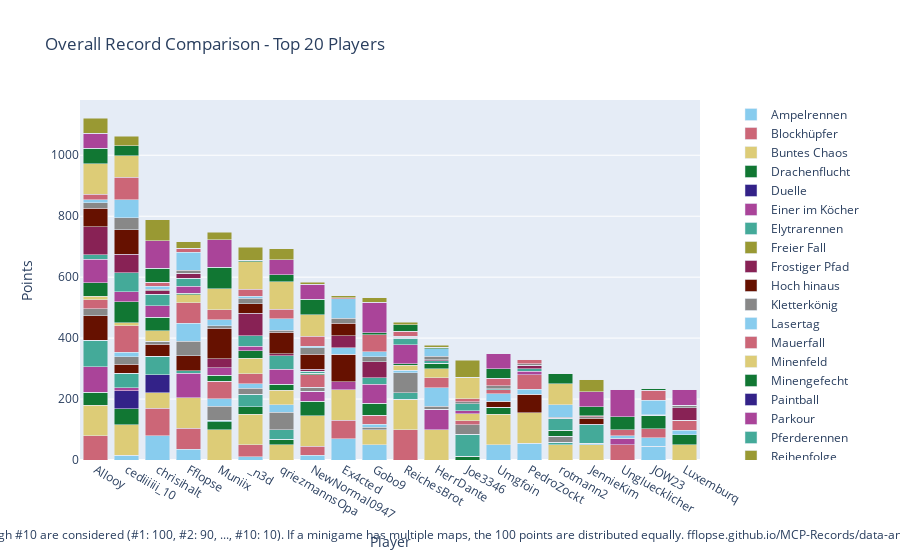

Notebook cell for this chart:
### Code cell
import plotly.graph_objects as go

# Sum all columns to get the total score
outDf['Total'] = outDf.sum(axis=1)

# Sort by total score and fill N/A values with 0
outDf = outDf.sort_values(by='Total', ascending=False).fillna(0)

# Crop to top 10 players
cropDf = outDf.head(20).copy()

# Drop the 'Total' column for plotting
cropDf = cropDf.drop(columns=['Total'])

# Create a color palette
color_palette = px.colors.qualitative.Safe

# Create the stacked bar plot
fig = go.Figure()

cropDf = remove_duplicate_columns(cropDf)

for column in cropDf.columns.difference(['Player']):
    fig.add_trace(go.Bar(
        x=cropDf.index,
        y=cropDf[column],
        name=column,
        marker_color=color_palette[len(fig.data) % len(color_palette)]
    ))

# Update layout
fig.update_layout(
    barmode='stack',
    title='Overall Record Comparison - Top 20 Players',
    xaxis=dict(title='Player'),
    yaxis=dict(title='Points'),
    #height=800,
    #width=1000,
    legend=dict(
        x=1.05,
        y=0.5,
        traceorder='normal',
        font=dict(size=12),
        bgcolor='rgba(255, 255, 255, 0)',
        bordercolor='rgba(0, 0, 0, 0)'
    ),
    margin=dict(r=200),  # Adjust right margin to make room for the legend
    annotations=[
        dict(
            x=0.5,
            y=-0.235,
            xref='paper',
            yref='paper',
            text='Max 100 points per minigame. Records #1 through #10 are considered (#1: 100, #2: 90, ..., #10: 10). If a minigame has multiple maps, the 100 points are distributed equally. fflopse.github.io/MCP-Records/data-analysis/global-ranking.ipynb',
            showarrow=False,
            font=dict(size=12),
            xanchor='center'
        )
    ]
)

fig.show()

# save the plot as an html file

fig.write_html('out/overall_record_comparison.html')

### Figure 1 — Plotly figure (JSON) as saved in the notebook; plotly's stock layout.template omitted (floating-point values rounded to 4 significant figures)
{"data": [{"marker": {"color": "rgb(136, 204, 238)"}, "name": "Ampelrennen", "type": "bar", "x": ["Allooy", "cediiiiii_10", "chrisihalt", "Fflopse", "Muniix", "_n3d", "qriezmannsOpa", "NewNormal0947", "Ex4cted", "Gobo9", "ReichesBrot", "HerrDante", "Joe3346", "Umgfoin", "PedroZockt", "rotmann2", "JennieKim", "Ungluecklicher", "JOW23", "Luxemburq"], "y": [0.0, 15.0, 80.0, 35.0, 0.0, 10.0, 0.0, 15.0, 70.0, 50.0, 0.0, 0.0, 0.0, 50.0, 55.0, 0.0, 0.0, 0.0, 45.0, 0.0]}, {"marker": {"color": "rgb(204, 102, 119)"}, "name": "Blockhüpfer", "type": "bar", "x": ["Allooy", "cediiiiii_10", "chrisihalt", "Fflopse", "Muniix", "_n3d", "qriezmannsOpa", "NewNormal0947", "Ex4cted", "Gobo9", "ReichesBrot", "HerrDante", "Joe3346", "Umgfoin", "PedroZockt", "rotmann2", "JennieKim", "Ungluecklicher", "JOW23", "Luxemburq"], "y": [80.0, 0.0, 90.0, 70.0, 0.0, 40.0, 0.0, 30.0, 60.0, 0.0, 100.0, 0.0, 0.0, 0.0, 0.0, 0.0, 0.0, 50.0, 0.0, 0.0]}, {"marker": {"color": "rgb(221, 204, 119)"}, "name": "Buntes Chaos", "type": "bar", "x": ["Allooy", "cediiiiii_10", "chrisihalt", "Fflopse", "Muniix", "_n3d", "qriezmannsOpa", "NewNormal0947", "Ex4cted", "Gobo9", "ReichesBrot", "HerrDante", "Joe3346", "Umgfoin", "PedroZockt", "rotmann2", "JennieKim", "Ungluecklicher", "JOW23", "Luxemburq"], "y": [100.0, 100.0, 50.0, 100.0, 100.0, 100.0, 50.0, 100.0, 100.0, 50.0, 100.0, 100.0, 0.0, 100.0, 100.0, 50.0, 50.0, 0.0, 0.0, 50.0]}, {"marker": {"color": "rgb(17, 119, 51)"}, "name": "Drachenflucht", "type": "bar", "x": ["Allooy", "cediiiiii_10", "chrisihalt", "Fflopse", "Muniix", "_n3d", "qriezmannsOpa", "NewNormal0947", "Ex4cted", "Gobo9", "ReichesBrot", "HerrDante", "Joe3346", "Umgfoin", "PedroZockt", "rotmann2", "JennieKim", "Ungluecklicher", "JOW23", "Luxemburq"], "y": [42.5, 52.5, 0.0, 0.0, 25.0, 25.0, 17.5, 47.5, 0.0, 0.0, 0.0, 0.0, 12.5, 22.5, 0.0, 0.0, 0.0, 0.0, 0.0, 32.5]}, {"marker": {"color": "rgb(51, 34, 136)"}, "name": "Duelle", "type": "bar", "x": ["Allooy", "cediiiiii_10", "chrisihalt", "Fflopse", "Muniix", "_n3d", "qriezmannsOpa", "NewNormal0947", "Ex4cted", "Gobo9", "ReichesBrot", "HerrDante", "Joe3346", "Umgfoin", "PedroZockt", "rotmann2", "JennieKim", "Ungluecklicher", "JOW23", "Luxemburq"], "y": [0.0, 60.0, 60.0, 0.0, 0.0, 0.0, 0.0, 0.0, 0.0, 0.0, 0.0, 0.0, 0.0, 0.0, 0.0, 0.0, 0.0, 0.0, 0.0, 0.0]}, {"marker": {"color": "rgb(170, 68, 153)"}, "name": "Einer im Köcher", "type": "bar", "x": ["Allooy", "cediiiiii_10", "chrisihalt", "Fflopse", "Muniix", "_n3d", "qriezmannsOpa", "NewNormal0947", "Ex4cted", "Gobo9", "ReichesBrot", "HerrDante", "Joe3346", "Umgfoin", "PedroZockt", "rotmann2", "JennieKim", "Ungluecklicher", "JOW23", "Luxemburq"], "y": [83.33, 10.0, 0.0, 80.0, 0.0, 0.0, 0.0, 33.33, 26.67, 0.0, 0.0, 66.67, 0.0, 0.0, 0.0, 0.0, 0.0, 20.0, 0.0, 0.0]}, {"marker": {"color": "rgb(68, 170, 153)"}, "name": "Elytrarennen", "type": "bar", "x": ["Allooy", "cediiiiii_10", "chrisihalt", "Fflopse", "Muniix", "_n3d", "qriezmannsOpa", "NewNormal0947", "Ex4cted", "Gobo9", "ReichesBrot", "HerrDante", "Joe3346", "Umgfoin", "PedroZockt", "rotmann2", "JennieKim", "Ungluecklicher", "JOW23", "Luxemburq"], "y": [87.5, 47.5, 60.0, 7.5, 5.0, 40.0, 32.5, 0.0, 0.0, 0.0, 20.0, 0.0, 72.5, 0.0, 0.0, 7.5, 0.0, 0.0, 0.0, 0.0]}, {"marker": {"color": "rgb(153, 153, 51)"}, "name": "Freier Fall", "type": "bar", "x": ["Allooy", "cediiiiii_10", "chrisihalt", "Fflopse", "Muniix", "_n3d", "qriezmannsOpa", "NewNormal0947", "Ex4cted", "Gobo9", "ReichesBrot", "HerrDante", "Joe3346", "Umgfoin", "PedroZockt", "rotmann2", "JennieKim", "Ungluecklicher", "JOW23", "Luxemburq"], "y": [0.0, 0.0, 0.0, 0.0, 0.0, 0.0, 0.0, 0.0, 0.0, 0.0, 0.0, 0.0, 0.0, 0.0, 0.0, 0.0, 0.0, 0.0, 0.0, 0.0]}, {"marker": {"color": "rgb(136, 34, 85)"}, "name": "Frostiger Pfad", "type": "bar", "x": ["Allooy", "cediiiiii_10", "chrisihalt", "Fflopse", "Muniix", "_n3d", "qriezmannsOpa", "NewNormal0947", "Ex4cted", "Gobo9", "ReichesBrot", "HerrDante", "Joe3346", "Umgfoin", "PedroZockt", "rotmann2", "JennieKim", "Ungluecklicher", "JOW23", "Luxemburq"], "y": [0.0, 0.0, 0.0, 0.0, 0.0, 0.0, 0.0, 0.0, 0.0, 0.0, 0.0, 0.0, 0.0, 0.0, 0.0, 0.0, 0.0, 0.0, 0.0, 0.0]}, {"marker": {"color": "rgb(102, 17, 0)"}, "name": "Hoch hinaus", "type": "bar", "x": ["Allooy", "cediiiiii_10", "chrisihalt", "Fflopse", "Muniix", "_n3d", "qriezmannsOpa", "NewNormal0947", "Ex4cted", "Gobo9", "ReichesBrot", "HerrDante", "Joe3346", "Umgfoin", "PedroZockt", "rotmann2", "JennieKim", "Ungluecklicher", "JOW23", "Luxemburq"], "y": [80.0, 30.0, 40.0, 50.0, 0.0, 0.0, 0.0, 0.0, 90.0, 0.0, 0.0, 0.0, 0.0, 20.0, 60.0, 0.0, 0.0, 0.0, 0.0, 0.0]}, {"marker": {"color": "rgb(136, 136, 136)"}, "name": "Kletterkönig", "type": "bar", "x": ["Allooy", "cediiiiii_10", "chrisihalt", "Fflopse", "Muniix", "_n3d", "qriezmannsOpa", "NewNormal0947", "Ex4cted", "Gobo9", "ReichesBrot", "HerrDante", "Joe3346", "Umgfoin", "PedroZockt", "rotmann2", "JennieKim", "Ungluecklicher", "JOW23", "Luxemburq"], "y": [23.33, 23.33, 10.0, 46.67, 46.67, 20.0, 56.67, 13.33, 0.0, 6.667, 66.67, 10.0, 30.0, 0.0, 0.0, 20.0, 0.0, 0.0, 0.0, 0.0]}, {"marker": {"color": "rgb(136, 204, 238)"}, "name": "Lasertag", "type": "bar", "x": ["Allooy", "cediiiiii_10", "chrisihalt", "Fflopse", "Muniix", "_n3d", "qriezmannsOpa", "NewNormal0947", "Ex4cted", "Gobo9", "ReichesBrot", "HerrDante", "Joe3346", "Umgfoin", "PedroZockt", "rotmann2", "JennieKim", "Ungluecklicher", "JOW23", "Luxemburq"], "y": [0.0, 15.0, 0.0, 60.0, 25.0, 15.0, 25.0, 0.0, 22.5, 10.0, 7.5, 60.0, 0.0, 25.0, 17.5, 0.0, 5.0, 0.0, 27.5, 15.0]}, {"marker": {"color": "rgb(204, 102, 119)"}, "name": "Mauerfall", "type": "bar", "x": ["Allooy", "cediiiiii_10", "chrisihalt", "Fflopse", "Muniix", "_n3d", "qriezmannsOpa", "NewNormal0947", "Ex4cted", "Gobo9", "ReichesBrot", "HerrDante", "Joe3346", "Umgfoin", "PedroZockt", "rotmann2", "JennieKim", "Ungluecklicher", "JOW23", "Luxemburq"], "y": [30.0, 86.67, 0.0, 66.67, 56.67, 33.33, 0.0, 40.0, 0.0, 30.0, 0.0, 33.33, 13.33, 13.33, 46.67, 0.0, 0.0, 0.0, 30.0, 33.33]}, {"marker": {"color": "rgb(221, 204, 119)"}, "name": "Minenfeld", "type": "bar", "x": ["Allooy", "cediiiiii_10", "chrisihalt", "Fflopse", "Muniix", "_n3d", "qriezmannsOpa", "NewNormal0947", "Ex4cted", "Gobo9", "ReichesBrot", "HerrDante", "Joe3346", "Umgfoin", "PedroZockt", "rotmann2", "JennieKim", "Ungluecklicher", "JOW23", "Luxemburq"], "y": [10.0, 10.0, 33.33, 26.67, 0.0, 50.0, 46.67, 0.0, 0.0, 0.0, 16.67, 30.0, 23.33, 0.0, 0.0, 0.0, 0.0, 0.0, 0.0, 0.0]}, {"marker": {"color": "rgb(17, 119, 51)"}, "name": "Minengefecht", "type": "bar", "x": ["Allooy", "cediiiiii_10", "chrisihalt", "Fflopse", "Muniix", "_n3d", "qriezmannsOpa", "NewNormal0947", "Ex4cted", "Gobo9", "ReichesBrot", "HerrDante", "Joe3346", "Umgfoin", "PedroZockt", "rotmann2", "JennieKim", "Ungluecklicher", "JOW23", "Luxemburq"], "y": [45.0, 70.0, 45.0, 5.0, 20.0, 25.0, 20.0, 5.0, 0.0, 40.0, 5.0, 17.5, 0.0, 0.0, 0.0, 20.0, 0.0, 0.0, 45.0, 0.0]}, {"marker": {"color": "rgb(51, 34, 136)"}, "name": "Paintball", "type": "bar", "x": ["Allooy", "cediiiiii_10", "chrisihalt", "Fflopse", "Muniix", "_n3d", "qriezmannsOpa", "NewNormal0947", "Ex4cted", "Gobo9", "ReichesBrot", "HerrDante", "Joe3346", "Umgfoin", "PedroZockt", "rotmann2", "JennieKim", "Ungluecklicher", "JOW23", "Luxemburq"], "y": [0.0, 0.0, 0.0, 0.0, 0.0, 0.0, 0.0, 0.0, 0.0, 0.0, 0.0, 0.0, 0.0, 0.0, 0.0, 0.0, 0.0, 0.0, 0.0, 0.0]}, {"marker": {"color": "rgb(170, 68, 153)"}, "name": "Parkour", "type": "bar", "x": ["Allooy", "cediiiiii_10", "chrisihalt", "Fflopse", "Muniix", "_n3d", "qriezmannsOpa", "NewNormal0947", "Ex4cted", "Gobo9", "ReichesBrot", "HerrDante", "Joe3346", "Umgfoin", "PedroZockt", "rotmann2", "JennieKim", "Ungluecklicher", "JOW23", "Luxemburq"], "y": [77.5, 32.5, 37.5, 22.5, 25.0, 15.0, 50.0, 0.0, 0.0, 62.5, 62.5, 0.0, 10.0, 0.0, 12.5, 0.0, 0.0, 0.0, 0.0, 0.0]}, {"marker": {"color": "rgb(68, 170, 153)"}, "name": "Pferderennen", "type": "bar", "x": ["Allooy", "cediiiiii_10", "chrisihalt", "Fflopse", "Muniix", "_n3d", "qriezmannsOpa", "NewNormal0947", "Ex4cted", "Gobo9", "ReichesBrot", "HerrDante", "Joe3346", "Umgfoin", "PedroZockt", "rotmann2", "JennieKim", "Ungluecklicher", "JOW23", "Luxemburq"], "y": [15.0, 61.67, 38.33, 26.67, 0.0, 35.0, 43.33, 6.667, 0.0, 20.0, 21.67, 8.333, 23.33, 3.333, 8.333, 38.33, 60.0, 0.0, 0.0, 0.0]}, {"marker": {"color": "rgb(153, 153, 51)"}, "name": "Reihenfolge", "type": "bar", "x": ["Allooy", "cediiiiii_10", "chrisihalt", "Fflopse", "Muniix", "_n3d", "qriezmannsOpa", "NewNormal0947", "Ex4cted", "Gobo9", "ReichesBrot", "HerrDante", "Joe3346", "Umgfoin", "PedroZockt", "rotmann2", "JennieKim", "Ungluecklicher", "JOW23", "Luxemburq"], "y": [0.0, 0.0, 0.0, 0.0, 0.0, 0.0, 0.0, 0.0, 0.0, 0.0, 0.0, 0.0, 0.0, 0.0, 0.0, 0.0, 0.0, 0.0, 0.0, 0.0]}, {"marker": {"color": "rgb(136, 34, 85)"}, "name": "Replika", "type": "bar", "x": ["Allooy", "cediiiiii_10", "chrisihalt", "Fflopse", "Muniix", "_n3d", "qriezmannsOpa", "NewNormal0947", "Ex4cted", "Gobo9", "ReichesBrot", "HerrDante", "Joe3346", "Umgfoin", "PedroZockt", "rotmann2", "JennieKim", "Ungluecklicher", "JOW23", "Luxemburq"], "y": [91.86, 61.27, 11.53, 15.59, 29.24, 73.73, 7.712, 6.441, 39.24, 53.9, 3.22, 3.644, 0.0, 0.1695, 11.61, 0.7627, 1.949, 0.4237, 0.5085, 39.92]}, {"marker": {"color": "rgb(102, 17, 0)"}, "name": "Runterpurzeln", "type": "bar", "x": ["Allooy", "cediiiiii_10", "chrisihalt", "Fflopse", "Muniix", "_n3d", "qriezmannsOpa", "NewNormal0947", "Ex4cted", "Gobo9", "ReichesBrot", "HerrDante", "Joe3346", "Umgfoin", "PedroZockt", "rotmann2", "JennieKim", "Ungluecklicher", "JOW23", "Luxemburq"], "y": [60.0, 80.0, 0.0, 0.0, 100.0, 30.0, 70.0, 50.0, 40.0, 0.0, 0.0, 0.0, 0.0, 0.0, 0.0, 0.0, 20.0, 0.0, 0.0, 0.0]}, {"marker": {"color": "rgb(136, 136, 136)"}, "name": "Sammelwahn", "type": "bar", "x": ["Allooy", "cediiiiii_10", "chrisihalt", "Fflopse", "Muniix", "_n3d", "qriezmannsOpa", "NewNormal0947", "Ex4cted", "Gobo9", "ReichesBrot", "HerrDante", "Joe3346", "Umgfoin", "PedroZockt", "rotmann2", "JennieKim", "Ungluecklicher", "JOW23", "Luxemburq"], "y": [17.91, 39.3, 4.651, 10.0, 8.372, 19.53, 6.279, 21.16, 17.44, 15.12, 2.093, 10.93, 5.814, 9.535, 4.651, 4.419, 4.419, 0.9302, 0.4651, 9.535]}, {"marker": {"color": "rgb(136, 204, 238)"}, "name": "Schießstand", "type": "bar", "x": ["Allooy", "cediiiiii_10", "chrisihalt", "Fflopse", "Muniix", "_n3d", "qriezmannsOpa", "NewNormal0947", "Ex4cted", "Gobo9", "ReichesBrot", "HerrDante", "Joe3346", "Umgfoin", "PedroZockt", "rotmann2", "JennieKim", "Ungluecklicher", "JOW23", "Luxemburq"], "y": [10.0, 60.0, 10.0, 60.0, 20.0, 5.0, 37.5, 5.0, 62.5, 17.5, 0.0, 25.0, 0.0, 0.0, 0.0, 40.0, 0.0, 7.5, 47.5, 0.0]}, {"marker": {"color": "rgb(204, 102, 119)"}, "name": "Skywars", "type": "bar", "x": ["Allooy", "cediiiiii_10", "chrisihalt", "Fflopse", "Muniix", "_n3d", "qriezmannsOpa", "NewNormal0947", "Ex4cted", "Gobo9", "ReichesBrot", "HerrDante", "Joe3346", "Umgfoin", "PedroZockt", "rotmann2", "JennieKim", "Ungluecklicher", "JOW23", "Luxemburq"], "y": [18.33, 73.33, 13.33, 13.33, 31.67, 23.33, 31.67, 33.33, 3.333, 55.0, 16.67, 0.0, 10.0, 25.0, 13.33, 0.0, 3.333, 20.0, 33.33, 0.0]}, {"marker": {"color": "rgb(221, 204, 119)"}, "name": "Spleef", "type": "bar", "x": ["Allooy", "cediiiiii_10", "chrisihalt", "Fflopse", "Muniix", "_n3d", "qriezmannsOpa", "NewNormal0947", "Ex4cted", "Gobo9", "ReichesBrot", "HerrDante", "Joe3346", "Umgfoin", "PedroZockt", "rotmann2", "JennieKim", "Ungluecklicher", "JOW23", "Luxemburq"], "y": [100.0, 70.0, 0.0, 0.0, 70.0, 90.0, 90.0, 70.0, 0.0, 0.0, 0.0, 0.0, 70.0, 0.0, 0.0, 70.0, 0.0, 0.0, 0.0, 0.0]}, {"marker": {"color": "rgb(17, 119, 51)"}, "name": "Survivalgames", "type": "bar", "x": ["Allooy", "cediiiiii_10", "chrisihalt", "Fflopse", "Muniix", "_n3d", "qriezmannsOpa", "NewNormal0947", "Ex4cted", "Gobo9", "ReichesBrot", "HerrDante", "Joe3346", "Umgfoin", "PedroZockt", "rotmann2", "JennieKim", "Ungluecklicher", "JOW23", "Luxemburq"], "y": [50.0, 32.5, 45.0, 0.0, 70.0, 5.0, 22.5, 50.0, 0.0, 7.5, 22.5, 5.0, 0.0, 30.0, 0.0, 32.5, 30.0, 42.5, 5.0, 0.0]}, {"marker": {"color": "rgb(51, 34, 136)"}, "name": "Todeswürfel", "type": "bar", "x": ["Allooy", "cediiiiii_10", "chrisihalt", "Fflopse", "Muniix", "_n3d", "qriezmannsOpa", "NewNormal0947", "Ex4cted", "Gobo9", "ReichesBrot", "HerrDante", "Joe3346", "Umgfoin", "PedroZockt", "rotmann2", "JennieKim", "Ungluecklicher", "JOW23", "Luxemburq"], "y": [0.0, 0.0, 0.0, 0.0, 0.0, 0.0, 0.0, 0.0, 0.0, 0.0, 0.0, 0.0, 0.0, 0.0, 0.0, 0.0, 0.0, 0.0, 0.0, 0.0]}, {"marker": {"color": "rgb(170, 68, 153)"}, "name": "Turmroulette", "type": "bar", "x": ["Allooy", "cediiiiii_10", "chrisihalt", "Fflopse", "Muniix", "_n3d", "qriezmannsOpa", "NewNormal0947", "Ex4cted", "Gobo9", "ReichesBrot", "HerrDante", "Joe3346", "Umgfoin", "PedroZockt", "rotmann2", "JennieKim", "Ungluecklicher", "JOW23", "Luxemburq"], "y": [50.0, 0.0, 90.0, 0.0, 90.0, 0.0, 50.0, 50.0, 0.0, 100.0, 0.0, 0.0, 0.0, 50.0, 0.0, 0.0, 50.0, 90.0, 0.0, 50.0]}, {"marker": {"color": "rgb(68, 170, 153)"}, "name": "Waffenfolge", "type": "bar", "x": ["Allooy", "cediiiiii_10", "chrisihalt", "Fflopse", "Muniix", "_n3d", "qriezmannsOpa", "NewNormal0947", "Ex4cted", "Gobo9", "ReichesBrot", "HerrDante", "Joe3346", "Umgfoin", "PedroZockt", "rotmann2", "JennieKim", "Ungluecklicher", "JOW23", "Luxemburq"], "y": [0.0, 0.0, 0.0, 0.0, 0.0, 0.0, 0.0, 0.0, 0.0, 0.0, 0.0, 0.0, 0.0, 0.0, 0.0, 0.0, 0.0, 0.0, 0.0, 0.0]}, {"marker": {"color": "rgb(153, 153, 51)"}, "name": "Wettrennen", "type": "bar", "x": ["Allooy", "cediiiiii_10", "chrisihalt", "Fflopse", "Muniix", "_n3d", "qriezmannsOpa", "NewNormal0947", "Ex4cted", "Gobo9", "ReichesBrot", "HerrDante", "Joe3346", "Umgfoin", "PedroZockt", "rotmann2", "JennieKim", "Ungluecklicher", "JOW23", "Luxemburq"], "y": [50.0, 32.0, 70.0, 20.0, 24.0, 44.0, 36.0, 6.0, 8.0, 14.0, 8.0, 6.0, 56.0, 0.0, 0.0, 0.0, 38.0, 0.0, 0.0, 0.0]}], "layout": {"annotations": [{"font": {"size": 12}, "showarrow": false, "text": "Max 100 points per minigame. Records #1 through #10 are considered (#1: 100, #2: 90, ..., #10: 10). If a minigame has multiple maps, the 100 points are distributed equally. fflopse.github.io/MCP-Records/data-analysis/global-ranking.ipynb", "x": 0.5, "xanchor": "center", "xref": "paper", "y": -0.235, "yref": "paper"}], "barmode": "stack", "legend": {"bgcolor": "rgba(255, 255, 255, 0)", "bordercolor": "rgba(0, 0, 0, 0)", "font": {"size": 12}, "traceorder": "normal", "x": 1.05, "y": 0.5}, "margin": {"r": 200}, "title": {"text": "Overall Record Comparison - Top 20 Players"}, "xaxis": {"title": {"text": "Player"}}, "yaxis": {"title": {"text": "Points"}}}}
